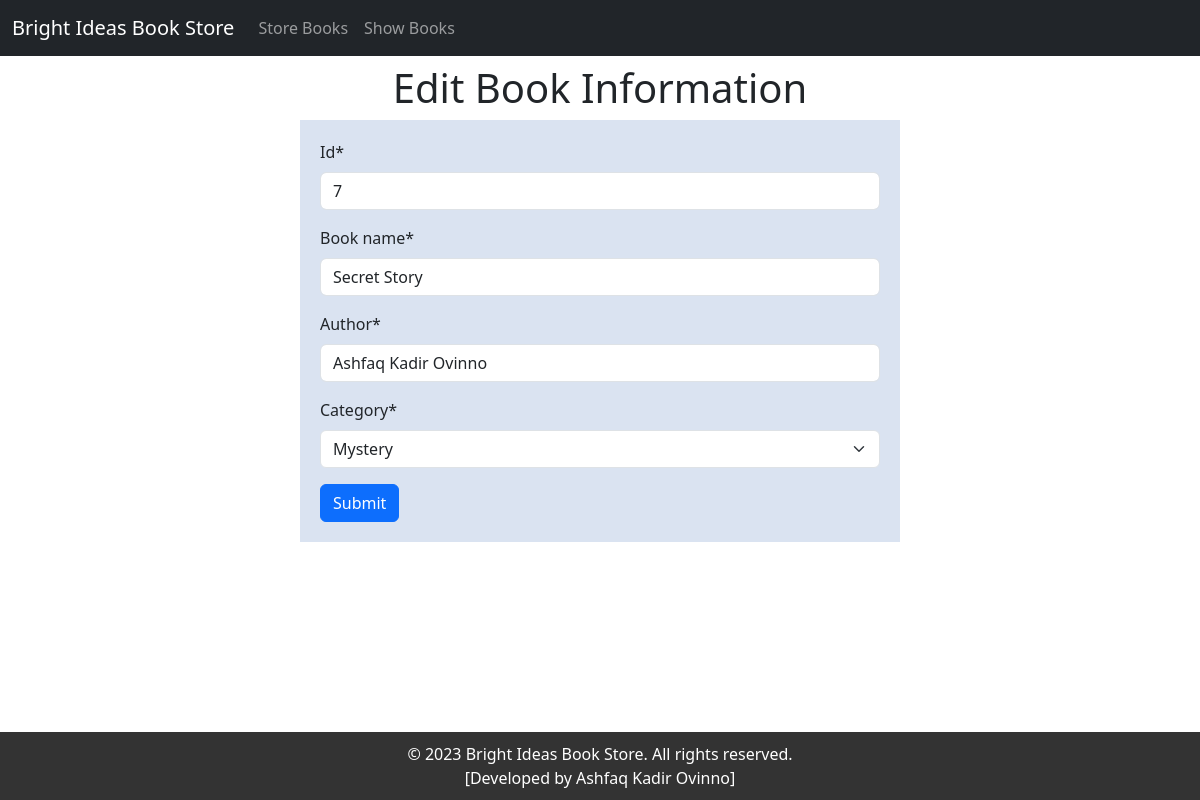
/edit_books/7, run on an earlier commit of the app's database.
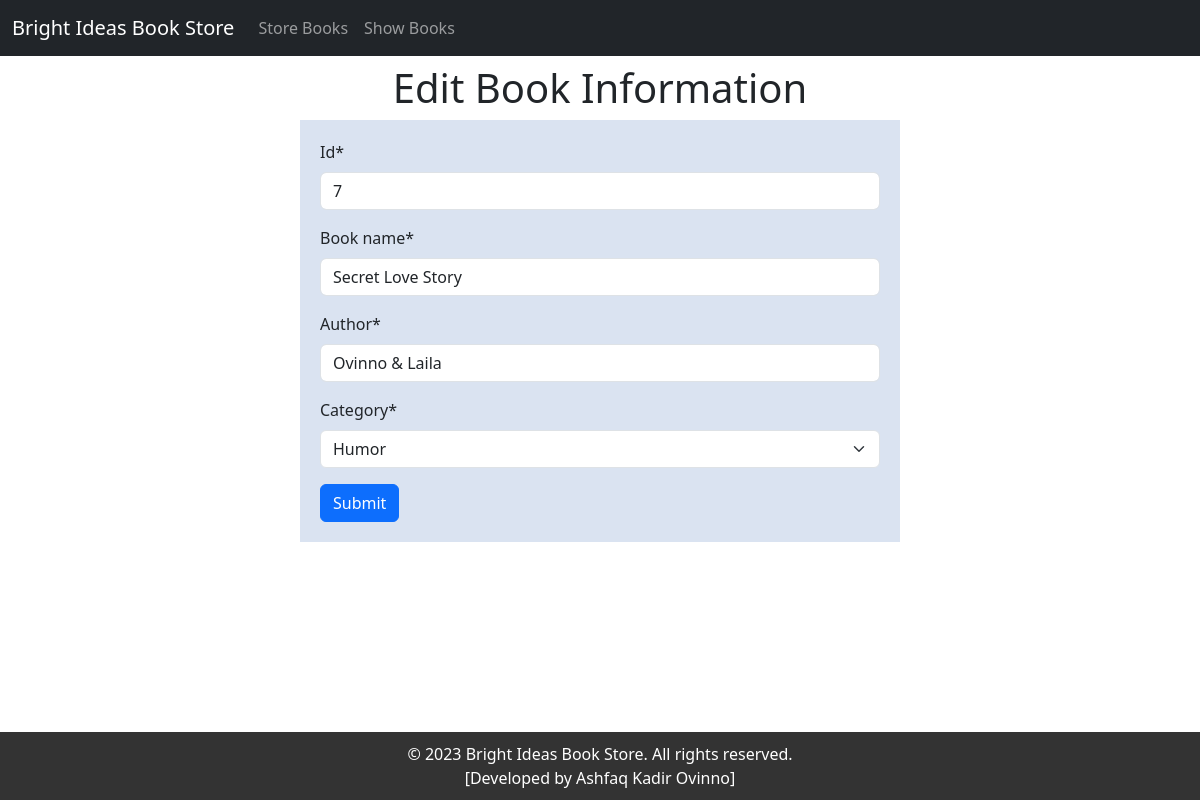
And on a later commit of the database.
### book/models.py (models this page shows)
class BookStoreModel(models.Model):
    CATEGORY = (
        ('Mystery', 'Mystery'),
        ('Thriller', 'Thriller'),
        ('Sci-Fi', 'Sci-Fi'),
        ('Humor', 'Humor'),
        ('Horror', 'Horror'),
    )
    id = models.IntegerField(primary_key=True)
    book_name = models.CharField(max_length=30)
    author = models.CharField(max_length=30)
    category = models.CharField(max_length=30, choices=CATEGORY)
    first_pub = models.DateTimeField(auto_now_add=True) # first entry
    last_pub = models.DateTimeField(auto_now=True) # edited entry

### book/views.py (the view)
# urls.py: path('edit_books/<int:pk>', BookUpdateView.as_view(), name='edit_book'),
class BookUpdateView(UpdateView):
    model = BookStoreModel
    template_name = 'edit_book.html'
    form_class = BookStoreForm
    pk_url_kwarg = 'pk'
    success_url = reverse_lazy('show_book')

### book/forms.py
class BookStoreForm(forms.ModelForm):
    class Meta:
        model = BookStoreModel
        fields = ['id', 'book_name', 'author', 'category']

### book/templates/edit_book.html (shortened to what this page needs)
{% extends 'base.html' %}
{% load crispy_forms_tags %}
{% block content %}
<div style="width: 50%; margin: auto; text-align: center">
  <h1><h1>Edit Book Information</h1></h1>
</div>
<div
  style="
    width: 50%;
    height: 100%;
    margin: auto;
    background: rgb(218, 227, 241);
    padding: 20px;
  "
>
  <form method="POST">
    {% csrf_token %} {{form|crispy}}
    <button class="btn btn-primary" type="submit">Submit</button>
  </form>
</div>
{% endblock %}

What changed in the data, as far as the page shows it:
changed BookStoreModel id 7: book_name "Secret Story" → "Secret Love Story"; author "Ashfaq Kadir Ovinno" → "Ovinno & Laila"; category "Mystery" → "Humor"
